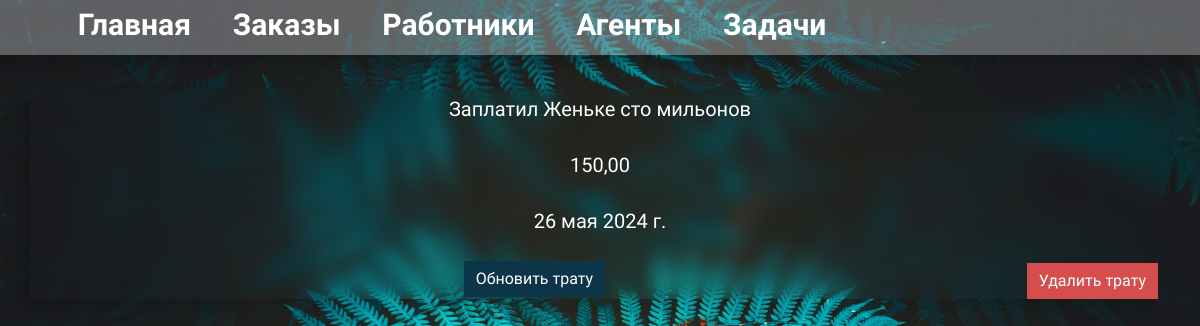
The page /money_calc/expense/7 on the database its author committed.
### money_calc/models.py (models this page shows, shortened)
class Expenses(models.Model):
    id = models.AutoField(primary_key=True)
    expense = models.CharField(max_length=250, verbose_name='Наименование траты')
    cost = models.DecimalField(max_digits=10, decimal_places=2, verbose_name='Сумма трат')
    data_expense = models.DateField(auto_now_add=True, verbose_name='Когда потратил ?')
    class Meta:
        verbose_name = 'Трата'
        verbose_name_plural = 'Расходы'

### money_calc/views.py (the view)
# urls.py: path('expense/<int:pk>', views.ExpensesDetailView.as_view(), name='expenses-expense'),
class ExpensesDetailView(DetailView):
    model = Expenses
    template_name = 'money_calc/expenses-expense.html'
    context_object_name = 'expense'

### money_calc/templates/money_calc/expenses-expense.html (shortened to what this page needs)
{% extends 'money_calc/layout.html' %}
{% block content %}
<div class="container">
    <div class="row">
        <div class="col-md-12 main-info">
            <p>{{ expense.expense }}</p>
            <p>{{ expense.cost }}</p>
            <p>{{ expense.data_expense }}</p>
            <a href="{% url 'expense-delete' expense.id %}" class="btn btn-danger">Удалить трату</a>
            <a href="{% url 'expense-update' expense.id %}" class="btn btn-info">Обновить трату</a>
        </div>
    </div>
</div>
{% endblock %}

### money_calc/static/money_calc/style.css (style rules this page uses)
body { font-family: "Source Sans 3", sans-serif; font-optical-sizing: auto; font-weight: 400; font-style: normal; background-image: url('/static/money_calc/img/bg.jpg'); background-size: cover; color: #fff; }
a { text-decoration: none; }
.btn-info { border-radius: 0; background-color: #0c3549; border: none; color: #fff; }
.btn-danger { border-radius: 0; float: right; margin-top: 0.5%; background-color: #d54d4d; border: none; color: #fff; }
.main-info { margin-top: 3%; font-size: 20px; line-height: 40px; backdrop-filter: blur(10px); text-align: center; box-shadow: -10px 10px 15px rgb(0 0 0 / 15%); }

### rows shown on the page
Expenses: expense "Заплатил Женьке сто мильонов", cost "150,00", data_expense "26 мая 2024 г."
